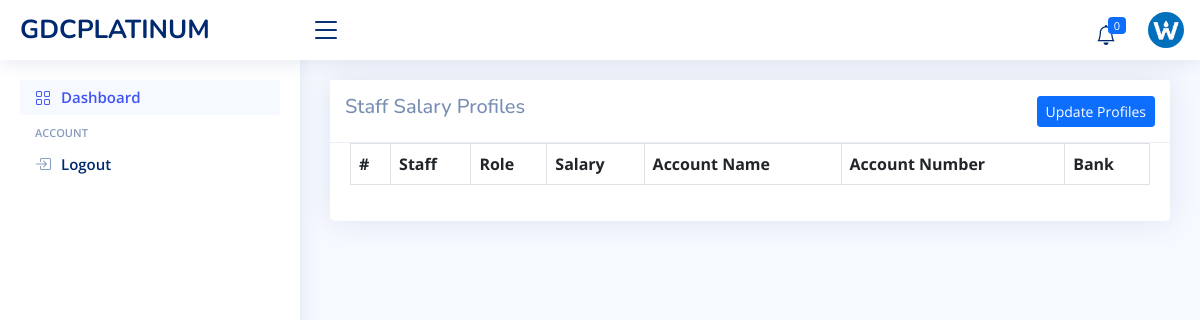
/finance/salary-profiles/, run on an earlier commit of the app's database.
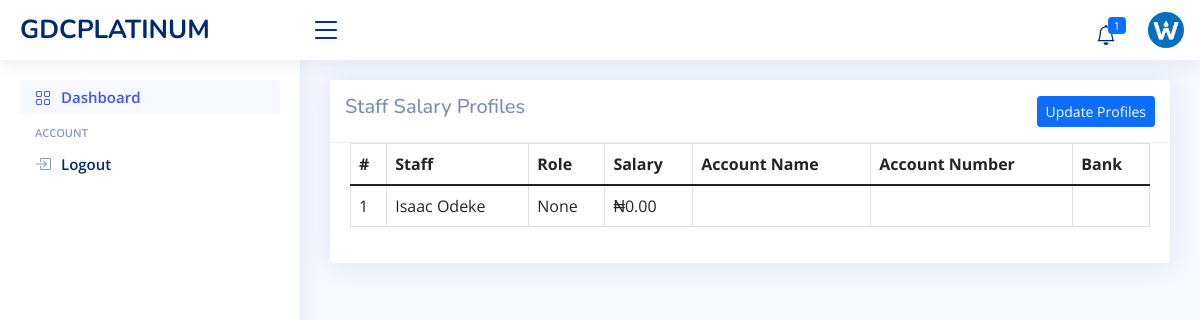
And on a later commit of the database.
### finance/models.py (models this page shows, shortened)
class StaffSalaryModel(models.Model):
    staff = models.OneToOneField(StaffModel, on_delete=models.CASCADE, related_name='salary_profile')
    salary = models.DecimalField(max_digits=10, decimal_places=2, default=0.0, validators=[MinValueValidator(0)])
    account_name = models.CharField(max_length=200, null=True, blank=True)
    account_number = models.CharField(max_length=20, null=True, blank=True)
    bank = models.CharField(max_length=100, null=True, blank=True)
    created_by = models.ForeignKey(User, on_delete=models.SET_NULL, null=True, blank=True, related_name='salary_profiles_created')

### human_resource/models.py (models this page shows, shortened)
class StaffModel(models.Model):
    full_name = models.CharField(max_length=50)
    image = models.FileField(upload_to='images/staff', blank=True, null=True)
    mobile = models.CharField(max_length=20)
    address = models.CharField(max_length=250, blank=True, null=True)
    email = models.EmailField(max_length=100, blank=True, null=True)
    group = models.ForeignKey(Group, on_delete=models.CASCADE, blank=True, null=True)
    created_by = models.ForeignKey(User, on_delete=models.CASCADE, blank=True, null=True)
    status = models.CharField(max_length=30, blank=True, choices=[('active', 'ACTIVE'), ('inactive', 'INACTIVE')],
                              default='active')
    created_at = models.DateTimeField(auto_now_add=True, blank=True, null=True)
    updated_at = models.DateTimeField(auto_now=True, blank=True, null=True)
    create_account = models.BooleanField(default=False, blank=True)
    is_driver = models.BooleanField(default=False, blank=True)
    crate_target_for_bonus = models.IntegerField(blank=True, null=True)
    def __str__(self):
        return self.full_name.title()

### finance/views.py (the view)
# urls.py: path('salary-profiles/', staff_salary_profile_view, name='staff_salary_profile_index'),
def staff_salary_profile_view(request):
    staff_salaries = StaffSalaryModel.objects.select_related('staff')
    return render(request, 'finance/salary_profile/index.html', {
        'staff_salaries': staff_salaries
    })

### admin_site/context_processor.py (called while the page is built)
def site_info(request):
    site_info = SiteInfoModel.objects.first()
    low_stock = ProductModel.objects.filter(quantity__lte=F('reorder_level')).order_by('name')
    return {
        'site_info': site_info,
        'low_stock_list': low_stock,
        'low_stock': low_stock.count()
    }

### admin_site/models.py (called while the page is built)
    def __str__(self):
        return self.short_name.upper()

### inventory/models.py (called while the page is built)
    def __str__(self):
        return f"{self.name} ({self.category.name})"

### finance/templates/finance/salary_profile/index.html
{% extends 'admin_site/layout.html' %}
{% block 'main' %}
<div class="card">
    <div class="card-header d-flex justify-content-between align-items-center">
        <h5>Staff Salary Profiles</h5>
        <a href="{% url 'staff_salary_profile_update' %}" class="btn btn-primary btn-sm">Update Profiles</a>
    </div>
    <div class="card-body">
        <table class="table table-bordered">
            <thead>
                <tr>
                    <th>#</th>
                    <th>Staff</th>
                    <th>Role</th>
                    <th>Salary</th>
                    <th>Account Name</th>
                    <th>Account Number</th>
                    <th>Bank</th>
                </tr>
            </thead>
            <tbody>
                {% for profile in staff_salaries %}
                <tr>
                    <td>{{ forloop.counter }}</td>
                    <td>{{ profile.staff|title }}</td>
                    <td>{{ profile.staff.group|title }}</td>
                    <td>₦{{ profile.salary|default_if_none:"" }}</td>
                    <td>{{ profile.account_name|default_if_none:"" }}</td>
                    <td>{{ profile.account_number|default_if_none:"" }}</td>
                    <td>{{ profile.bank|default_if_none:"" }}</td>
                </tr>
                {% endfor %}
            </tbody>
        </table>
    </div>
</div>
{% endblock %}

### admin_site/templates/admin_site/layout.html (shortened to what this page needs)
<!DOCTYPE html>
{% load static %}
<html lang="en">
<head>
    <link href="{% static 'admin_site/vendor/bootstrap/css/bootstrap.min.css' %}" rel="stylesheet">
    <link href="{% static 'admin_site/vendor/bootstrap-icons/bootstrap-icons.css' %}" rel="stylesheet">
    <link href="{% static 'admin_site/vendor/simple-datatables/style.css' %}" rel="stylesheet">
    <link href="{% static 'admin_site/styles/style.css' %}" rel="stylesheet">
</head>
<body>
<header class="header non-printable fixed-top d-flex align-items-center" id="header">
    <div class="d-flex align-items-center justify-content-between">
        <a class="logo d-flex align-items-center" href="{% url 'admin_dashboard' %}">
            <span class="d-none d-lg-block">
                {% if site_info %} {{ site_info|upper }} {% else %} Drink Software {% endif %}
            </span>
        </a>
        <i class="bi bi-list toggle-sidebar-btn"></i>
    </div>
    <nav class="header-nav ms-auto">
        <ul class="d-flex align-items-center">
            <li class="nav-item dropdown">
          <a class="nav-link nav-icon" href="#" data-bs-toggle="dropdown">
            <i class="bi bi-bell"></i>
            <span class="badge bg-primary badge-number">{{ low_stock }}</span>
          </a>
        </li>
            <li class="nav-item dropdown pe-3">
                <a class="nav-link nav-profile d-flex align-items-center pe-0" data-bs-toggle="dropdown" href="#">
                    {% if site_info.logo %}
                        <img alt="Profile" class="rounded-circle" src="{{ site_info.logo.url }}">
                        {% else %}
                        <img alt="Profile" class="rounded-circle" src="{% static 'admin_site/images/clogo.jpg' %}">
                        {% endif %}
                </a>
            </li>
        </ul>
    </nav>
</header>
<aside class="sidebar non-printable" id="sidebar" style="">
    <ul class="sidebar-nav" id="sidebar-nav">
        <li class="nav-item">
            <a class="nav-link" href="{% url 'admin_dashboard' %}">
                <i class="bi bi-grid"></i>
                <span>Dashboard</span>
            </a>
        </li>
        <li class="nav-heading">Account</li>
        <li class="nav-item">
            <a class="nav-link collapsed" href="{% url 'logout' %}">
                <i class="bi bi-box-arrow-in-right"></i>
                <span>Logout</span>
            </a>
        </li>
    </ul>
</aside>
<main class="main" id="main">
    <section class="section dashboard">
        {% block 'main' %} {% endblock %}
    </section>
</main>
</body>
</html>

What changed in the data, as far as the page shows it:
added StaffSalaryModel: staff "Isaac Odeke", staff.group "None", salary "0.00"
Also different on the page:
{{ low_stock }}: "0" → "1"
